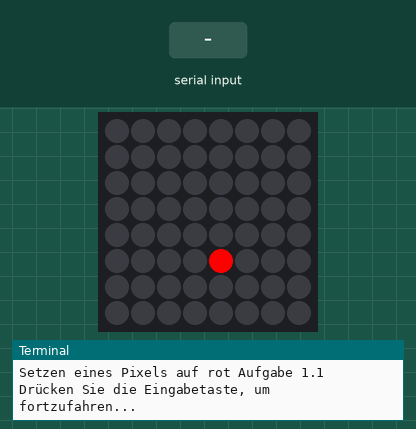
Recording of a program running on a simulated Raspberry Pi (BCM pin numbers) with a Sense HAT. On the bench: the Sense HAT's 8×8 RGB LED matrix, the last lines printed to the terminal. Inputs (shaded band) come from the test bench.

Above: at 1.2 s.
1.3 s: "5" typed at the terminal, then Enter
2.8 s: "90" typed at the terminal, then Enter
At 4.0 s:
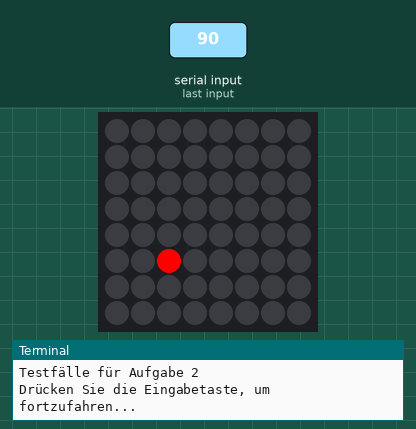
4.3 s: "200" typed at the terminal, then Enter
At 5.2 s:
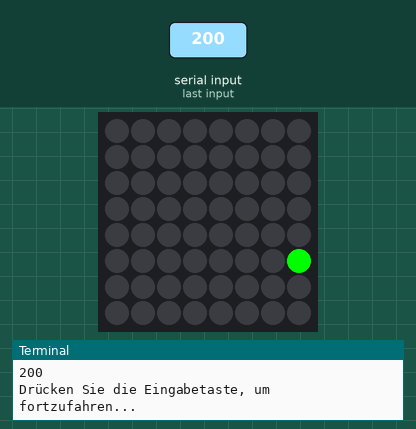
5.8 s: "1" typed at the terminal, then Enter
7.3 s: "0" typed at the terminal, then Enter
At 8.6 s:
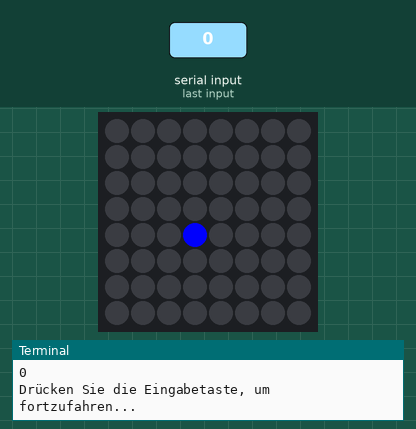
Timing chart, 0 to 9.8 s (numbered marks = the images above; inputs shaded):
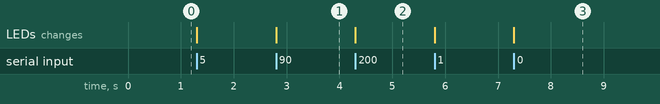

Measured:
- after the input at 2.8 s, the LEDs: change at once (image 1)
- after the input at 4.3 s, the LEDs: change at once (image 2)
- after the input at 7.3 s, the LEDs: change at once (image 3)

The program:

Muhammed_Class_MySenseHat.py
```python
#!/usr/bin python3

from sense_hat import SenseHat


class MySenseHat(SenseHat):
    def __init__(self):
        super().__init__()

    def set_pixel(self, x, y, color):
        # Umwandlung von x und y in Ganzzahlen, falls nötig
        try:
            x = int(round(float(x)))
            y = int(round(float(y)))
        except ValueError:
            print(f"Fehler: x und y müssen numerische Werte sein. Erhalten: x={x}, y={y}")
            return

        # Überprüfung der Grenzen
        if 0 <= x < 8 and 0 <= y < 8:
            super().set_pixel(x, y, color)
            # print(f"Erhalten: x={x}, y={y}, Farbe={color}")
        else:
            print(f"Fehler: x und y müssen innerhalb der Grenzen 0-7 liegen. Erhalten: x={x}, y={y}")

    # def draw_line(self, start_point, end_point, color):
    def draw_line(self, x0, y0, x1, y1, color):
        # x0, y0 = start_point
        # x1, y1 = end_point
        # print(f"Erhalten: x0={x0}, y0={y0}, x1={x1}, y1={y1}, Farbe={color}")
        # Vertikale Linie
        if x0 == x1:
            for y in range(min(y0, y1), max(y0, y1) + 1):
                self.set_pixel(x0, y, color)
            return

        # Lineare Funktion: y = ax + b
        a = (y1 - y0) / (x1 - x0)
        b = y0 - a * x0

        # Zeichnen der Linie
        if abs(a) <= 1:
            for x in range(min(x0, x1), max(x0, x1) + 1):
                y = int(a * x + b)
                self.set_pixel(x, y, color)
        else:
            for y in range(min(y0, y1), max(y0, y1) + 1):
                x = int((y - b) / a)
                self.set_pixel(x, y, color)

    def sense_hat_clearen(self):
        input("Drücken Sie die Eingabetaste, um fortzufahren...")
        my_sense.clear()


# Hauptprogramm
if __name__ == "__main__":

    my_sense = MySenseHat()

    # Setzen eines Pixels auf rot Aufgabe 1.1
    print("Setzen eines Pixels auf rot Aufgabe 1.1")
    try:
        my_sense.set_pixel(4, 5, (255, 0, 0))  # Rot
    except Exception as e:
        print(f"Fehler beim Setzen des roten Pixels: {e}")

    my_sense.sense_hat_clearen()
    # Versuch, einen Pixel ausserhalb des gültigen Bereichs auf grün zu setzen Aufgabe 1.2
    print("Versuch, einen Pixel ausserhalb des gültigen Bereichs auf grün zu setzen Aufgabe 1.2")
    try:
        my_sense.set_pixel(8, 5, (0, 255, 0))  # Grün
    except Exception as e:
        print(f"Fehler beim Setzen des grünen Pixels: {e}")
    my_sense.sense_hat_clearen()

    # Testfälle für Aufgabe 2.1
    print("Testfälle für Aufgabe 2")
    my_sense.set_pixel(2, 5, [255, 0, 0])  # Korrekte Werte
    my_sense.sense_hat_clearen()
    my_sense.set_pixel(6.7, 5.3, [0, 255, 0])  # Dezimalzahlen
    my_sense.sense_hat_clearen()
    my_sense.set_pixel(8.7, 5.3, [0, 255, 0])  # Dezimalzahlen, ausserhalb gültigen Bereichs
    my_sense.sense_hat_clearen()
    my_sense.set_pixel("3", "4", [0, 0, 255])  # String-Werte
    my_sense.sense_hat_clearen()
    my_sense.set_pixel("a", "b", [255, 255, 0])  # Ungültige String-Werte
    my_sense.sense_hat_clearen()

    print("Testfälle für Aufgabe 3")
    my_sense.draw_line((0, 0), (7, 7), [255, 0, 0])  # Diagonale Linie
    my_sense.sense_hat_clearen()
    my_sense.draw_line((3, 0), (3, 7), [0, 255, 0])  # Vertikale Linie
    my_sense.sense_hat_clearen()
    my_sense.draw_line((0, 1), (7, 5), [0, 0, 255])  # Andere Linie
    my_sense.sense_hat_clearen()
```
